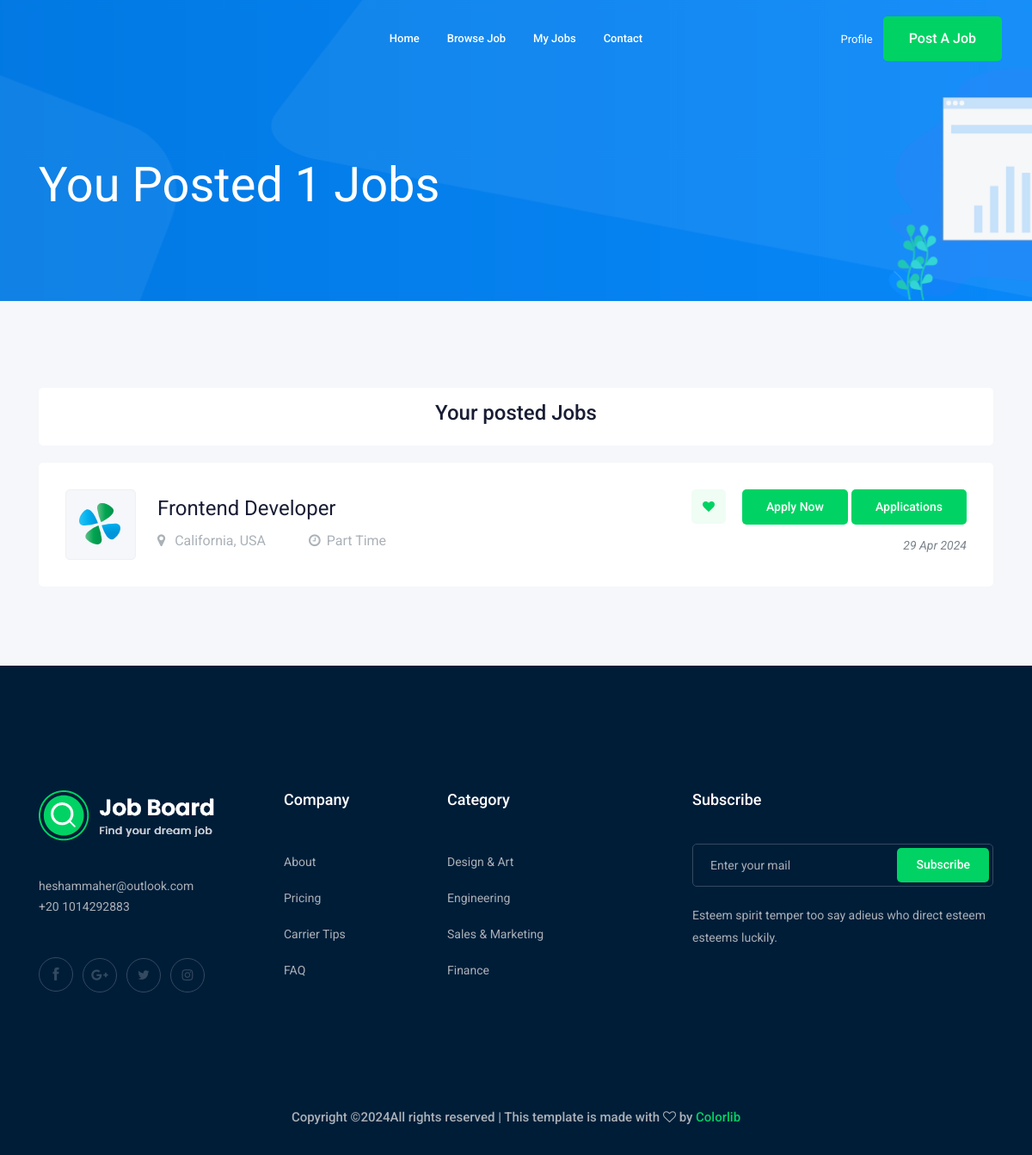
/accounts/myjobs (signed in), run on an earlier commit of the app's database.
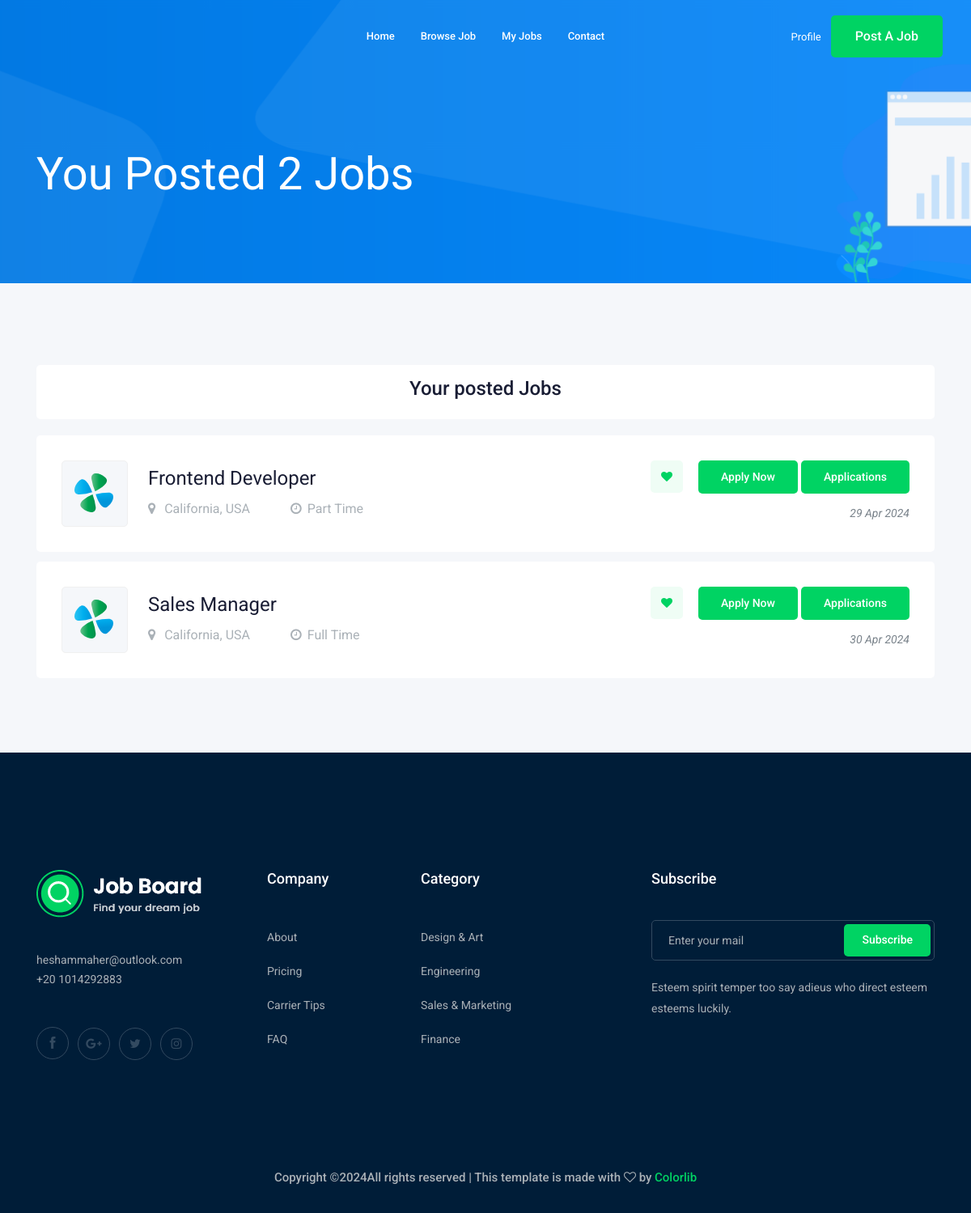
And on a later commit of the database.
### job/models.py (models this page shows, shortened)
class Job(models.Model):
    owner = models.ForeignKey(
        User, related_name="posted_jobs", on_delete=models.CASCADE
    )
    title = models.CharField(max_length=100)
    job_type = models.CharField(max_length=15, choices=JOB_TYPE)
    description = models.TextField(max_length=1000)
    published_at = models.DateTimeField(auto_now=True)
    Vacancy = models.IntegerField(default=1)
    Salary = models.IntegerField(default=0)
    experience = models.IntegerField(default=1)
    category = models.ForeignKey("Category", on_delete=models.CASCADE)
    image = models.ImageField(upload_to=image_upload, blank=True, null=True)
    slug = models.SlugField(blank=True, null=True)

### accounts/views.py (the view)
# urls.py: path("myjobs", views.my_jobs, name="my_posted_jobs"),
@login_required
def my_jobs(request):
    jobs = request.user.posted_jobs.all()
    paginator = Paginator(jobs, 3)
    page_number = request.GET.get("page")
    page_obj = paginator.get_page(page_number)
    return render(
        request, "accounts/my_posted_jobs.html", {"jobs": page_obj, "count": jobs.count}
    )

### accounts/templates/accounts/my_posted_jobs.html (shortened to what this page needs)
{% extends 'base.html' %}
{% load static %}
{% block body %}
  <div class="bradcam_area bradcam_bg_1">
    <div class="container">
      <div class="row">
        <div class="col-xl-12">
          <div class="bradcam_text">
            <h3>You posted {{ count }} Jobs</h3>
          </div>
        </div>
      </div>
    </div>
  </div>
  <div class="job_listing_area plus_padding">
    <div class="container">
      <div class="row">
        <div class="col-lg-12">
          <div class="recent_joblist_wrap">
            <div class="recent_joblist white-bg text-center">
              <div class="row align-items-center">
                <div class="col-md-12">
                  <h3 class="text-center">Your posted Jobs</h3>
                </div>
              </div>
            </div>
          </div>
          <div class="job_lists m-0">
            {% for job in jobs %}
              <div class="row">
                <div class="col-lg-12 col-md-12">
                  <div class="single_jobs white-bg d-flex justify-content-between">
                    <div class="jobs_left d-flex align-items-center">
                      <div class="thumb">
                        <img src="{% static 'img/svg_icon/1.svg' %}" alt="" />
                      </div>
                      <div class="jobs_conetent">
                        <a href="{% url 'jobs:job_detail' job.slug %}"><h4>{{ job.title }}</h4></a>
                        <div class="links_locat d-flex align-items-center">
                          <div class="location">
                            <p>
                              <i class="fa fa-map-marker"></i> California, USA
                            </p>
                          </div>
                          <div class="location">
                            <p>
                              <i class="fa fa-clock-o"></i>{{ job.job_type }}
                            </p>
                          </div>
                        </div>
                      </div>
                    </div>
                    <div class="jobs_right">
                      <div class="apply_now">
                        <a class="heart_mark" href="#"><i class="fa fa-heart"></i></a>
                        <a href="{% url 'jobs:job_detail' job.slug %}" class="boxed-btn3">Apply Now</a>
                        <a href="{% url 'accounts:my_posted_job_applications' job.id %}" class="boxed-btn3">Applications</a>
                      </div>
                      <div class="date">
                        <p>{{ job.published_at|date:'d M o' }}</p>
                      </div>
                    </div>
                  </div>
                </div>
              </div>
            {% endfor %}
          </div>
        </div>
      </div>
    </div>
  </div>
{% endblock %}

What changed in the data, as far as the page shows it:
added Job: title "Sales Manager", job_type "Full Time", published_at "30 Apr 2024"
Also different on the page:
{{ count }}: "1" → "2"
